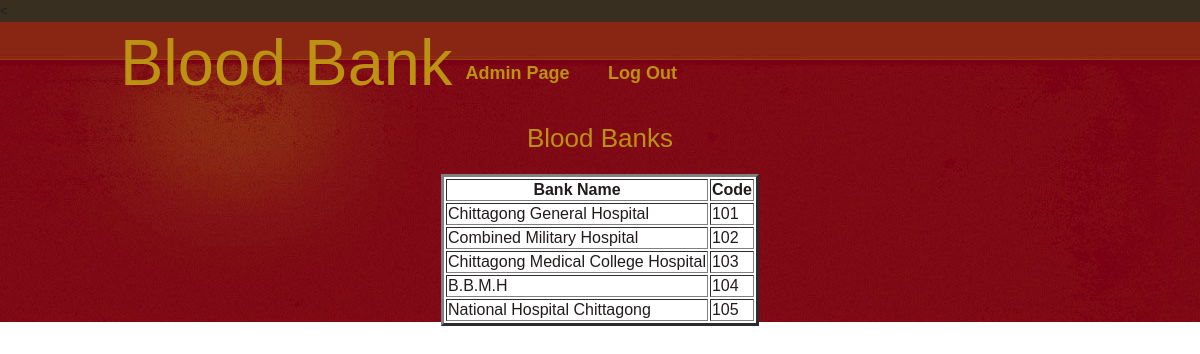
Page /admin_banks.php on the committed database.
### tables this page shows
CREATE TABLE IF NOT EXISTS `bb` (
  `bb_id` int(10) NOT NULL,
  `bb_name` varchar(40) NOT NULL,
  `bb_inchargename` varchar(30) NOT NULL,
  `bb_contactno` int(15) NOT NULL,
  `bb_address` varchar(50) NOT NULL
);

### admin_banks.php (the view, shortened to what this page needs)
<head>
<link href="css/tooplate_style.css" rel="stylesheet" type="text/css" />
</head>
<body>
<div id="tooplate_body_wrapper">
<div id="tooplate_wrapper">
    <div id="tooplate_header">
        <div id="site_title"><h1 style='font-size:500%'>Blood Bank</h1></div>
        <div id="tooplate_menu">
            <ul>
                <li><a href="adminpage.php">Admin Page</a></li>
                <li><a href="logout.php">Log Out</a></li>
            </ul>
        </div>
    </div>
</body>
</html>
<?php
$query = "SELECT * FROM bb";
$result = mysql_query($query);
echo "<h1 style='font-size:200%'' style='font-family:verdana' align='center'>Blood Banks</h1>";
echo "<table border='3' align='center' bgcolor='white'>";
echo "<tr><th>Bank Name</th><th>Code</th></tr>";
while($row = mysql_fetch_array($result)){
echo "<tr><td>" . $row['bb_name'] . "</td><td>" . $row['bb_id'] . "</td></tr>" ;
}
echo "</table>";
?>

### css/tooplate_style.css (style rules this page uses)
body { margin: 0px; padding: 0px; color: #201c1b; font-family: Tahoma, Geneva, sans-serif; font-size: 13px; line-height: 1.7em; background-color: #fff; background-image: url(../images/tooplate_body.jpg); background-repeat: repeat-x; background-position: top; }
a, a:link, a:visited { color: #c20202; font-weight: normal; text-decoration: underline; font-size: 12px; }
h1, h2, h3, h4, h5, h6 { color: #bd9213; font-weight: normal; }
h1 { font-size: 34px; margin: 0 0 20px; padding: 5px 0 }
#tooplate_body_wrapper { width: 100%; background: url(../images/tooplate_header.jpg) top center no-repeat; }
#tooplate_wrapper { width: 960px; padding: 0 10px; margin: 0 auto; background: url(../images/tooplate_header.jpg) top center no-repeat; }
#tooplate_header { width: 960px; height: 80px; padding: 10px 0; }
#site_title { float: left; }
#site_title h1 { margin: 0; padding: 20px 0 0; }
#tooplate_menu { float: right; width: 625px; height: 65px; margin: 0 auto; }
#tooplate_menu ul { margin: 0; padding: 0; list-style: none; }
#tooplate_menu ul li { padding: 0; margin: 0; display: inline; }
#tooplate_menu ul li a { float: left; display: block; width: 125px; height: 35px; padding: 30px 0 0 0; font-size: 18px; color: #bd9213; text-align: center; text-decoration: none; font-weight: 700; outline: none; border: none; }

### rows in the picture
bb: bb_name "Chittagong General Hospital", bb_id "101"
bb: bb_name "Combined Military Hospital", bb_id "102"
bb: bb_name "Chittagong Medical College Hospital", bb_id "103"
bb: bb_name "B.B.M.H", bb_id "104"
bb: bb_name "National Hospital Chittagong", bb_id "105"
